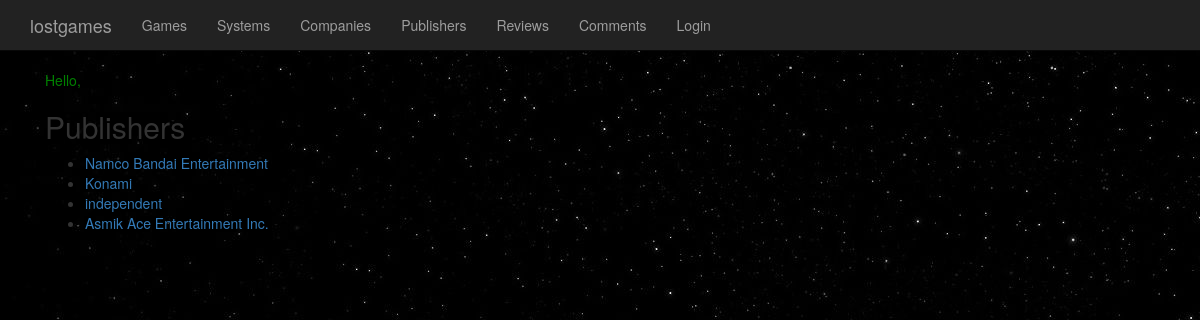
The app's page /core/publishers/ with its own data.
### lostgames/models.py (models this page shows, shortened)
class Publisher(models.Model):
    name = models.CharField(max_length=256)
    date_founded = models.DateField()
    ceo = models.CharField(max_length=256)

### lostgames/views.py (the view)
def view_publishers(request):
    publishers = Publisher.objects.all()
    context = { 'publishers': publishers }
    return render(request, 'lostgames/publishers.html', context)

### lostgames/templates/lostgames/publishers.html (shortened to what this page needs)
{% extends 'lostgames/base.html' %}
{% block content %}
<h2>Publishers</h2>
{% if publishers %}
<ul>
{% for publisher in publishers %}
    <li><a href="/core/publishers/{{ publisher.id }}/">{{ publisher.name }}</a></li>
{% endfor %}
</ul>
{% endif %}
{% endblock %}

### lostgames/static/lostgames/styles/lostgames.css (style rules this page uses)
body { padding-top: 50px; text-color: red; }

### records on screen
Publisher: name "Namco Bandai Entertainment"
Publisher: name "Konami"
Publisher: name "independent"
Publisher: name "Asmik Ace Entertainment Inc."
